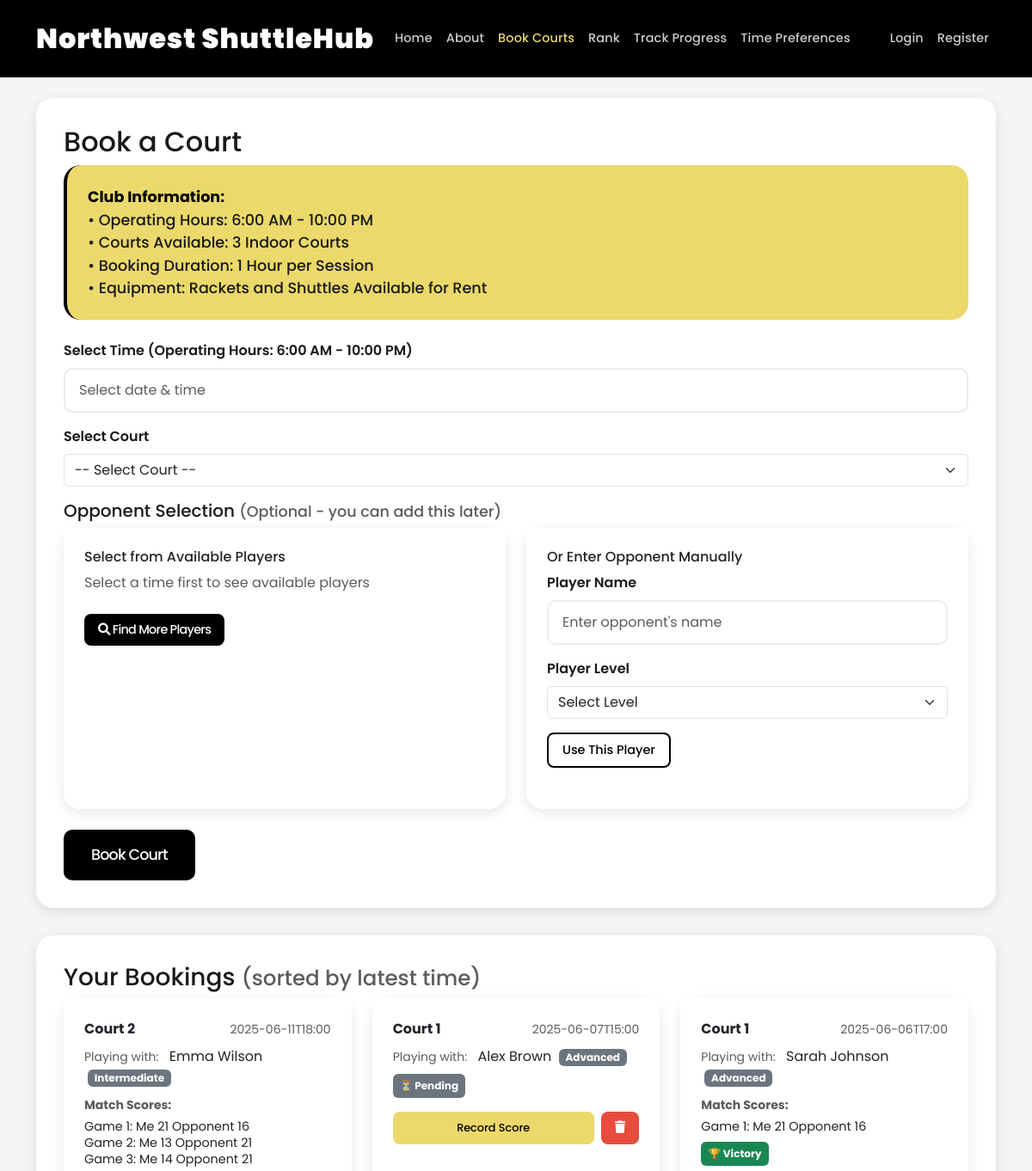
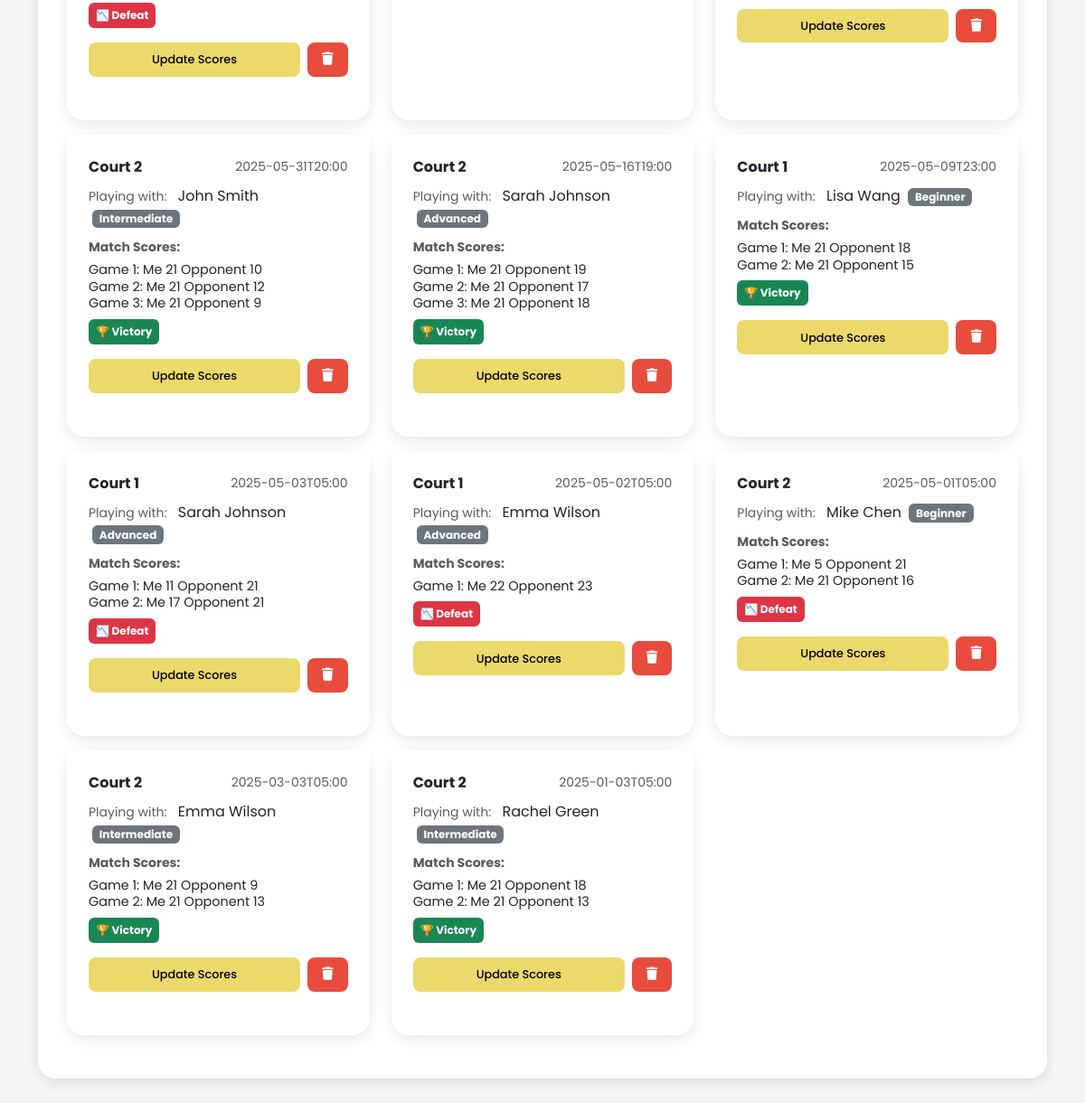
/book-courts, run on the app's committed database (2 pictures, top to bottom).
### tables this page shows
CREATE TABLE bookings (
                id INTEGER PRIMARY KEY AUTOINCREMENT,
                court TEXT NOT NULL,
                time TEXT NOT NULL,
                result TEXT DEFAULT ''
            , matched_player TEXT, matched_player_level TEXT, user_id INTEGER REFERENCES users(id), scores TEXT);

### app.py (the view, shortened to what this page needs)
@app.route('/book-courts', methods=['GET', 'POST'])
def book_courts():
    db = get_db()
    now = datetime.now().strftime("%Y-%m-%dT%H:%M")
    bookings = db.execute('SELECT * FROM bookings ORDER BY datetime(time) DESC').fetchall()
    return render_template('book_courts.html', bookings=bookings, now=now)

### app.py (called while the page is built)
def get_db():
    db = getattr(g, '_database', None)
    if db is None:
        db = g._database = sqlite3.connect(DATABASE)
        db.row_factory = sqlite3.Row  # 让结果支持 dict-like 访问
    return db

@app.teardown_appcontext
def close_connection(exception):
    db = getattr(g, '_database', None)
    if db:
        db.close()

@app.before_request
def load_logged_in_user():
    user_id = session.get('user_id')
    if user_id is None:
        g.user = None
    else:
        g.user = get_db().execute(
            'SELECT * FROM users WHERE id = ?', (user_id,)
        ).fetchone()

### templates/book_courts.html (shortened to what this page needs)
<!DOCTYPE html>
<html lang="en">
<head>
    <link href="https://cdn.jsdelivr.net/npm/bootstrap@5.3.0/dist/css/bootstrap.min.css" rel="stylesheet">
    <link href="https://cdn.jsdelivr.net/npm/flatpickr/dist/flatpickr.min.css" rel="stylesheet"/>
    <link rel="stylesheet" href="https://cdnjs.cloudflare.com/ajax/libs/font-awesome/6.0.0/css/all.min.css">
</head>
<body>
    <nav class="navbar navbar-expand-lg navbar-dark">
        <div class="container">
            <a class="navbar-brand" href="{{ url_for('home') }}">Northwest ShuttleHub</a>
            <div class="collapse navbar-collapse" id="navbarNav">
                <ul class="navbar-nav me-auto">
                    <li class="nav-item">
                        <a class="nav-link" href="{{ url_for('home') }}">Home</a>
                    </li>
                    <li class="nav-item">
                        <a class="nav-link" href="{{ url_for('about') }}">About</a>
                    </li>
                    <li class="nav-item">
                        <a class="nav-link active" href="{{ url_for('book_courts') }}">Book Courts</a>
                    </li>
                    <li class="nav-item">
                        <a class="nav-link" href="{{ url_for('rank') }}">Rank</a>
                    </li>
                    <li class="nav-item">
                        <a class="nav-link" href="{{ url_for('track_progress') }}">Track Progress</a>
                    </li>
                    <li class="nav-item">
                        <a class="nav-link" href="{{ url_for('time_preferences') }}">Time Preferences</a>
                    </li>
                </ul>
                <ul class="navbar-nav">
                    {% if g.user %}
                    <li class="nav-item">
                        <span class="nav-link">Welcome, {{ g.user['username'] }}</span>
                    </li>
                    <li class="nav-item">
                        <a class="nav-link" href="{{ url_for('logout') }}">Logout</a>
                    </li>
                    {% else %}
                    <li class="nav-item">
                        <a class="nav-link" href="{{ url_for('login') }}">Login</a>
                    </li>
                    <li class="nav-item">
                        <a class="nav-link" href="{{ url_for('register') }}">Register</a>
                    </li>
                    {% endif %}
                </ul>
            </div>
        </div>
    </nav>
    <div class="container mt-4">
        <div class="row">
            <div class="col-lg-12">
                <div class="booking-container">
                    <h2>Book a Court</h2>
                    <div class="club-info">
                        <strong>Club Information:</strong><br>
                        • Operating Hours: 6:00 AM - 10:00 PM<br>
                        • Courts Available: 3 Indoor Courts<br>
                        • Booking Duration: 1 Hour per Session<br>
                        • Equipment: Rackets and Shuttles Available for Rent
                    </div>
                    <form method="POST">
                        <div class="mb-3">
                            <label for="time" class="form-label">Select Time (Operating Hours: 6:00 AM - 10:00 PM)</label>
                            <input type="text" id="timePicker" class="form-control" placeholder="Select date & time" required>
                        </div>
                        <div class="mb-3">
                            <label for="court" class="form-label">Select Court</label>
                            <select id="court" name="court" class="form-select" required>
                                <option value="">-- Select Court --</option>
                            </select>
                        </div>
                        <div class="mb-4" id="playerSelectionSection">
                            <h5>Opponent Selection <small class="text-muted">(Optional - you can add this later)</small></h5>
                            <div class="row">
                                <div class="col-md-6">
                                    <div class="card h-100">
                                        <div class="card-body">
                                            <h6 class="card-title">Select from Available Players</h6>
                                            <div id="availablePlayersContainer">
                                                <p class="text-muted">Select a time first to see available players</p>
                                            </div>
                                            <button type="button" class="btn btn-primary btn-sm mt-2" onclick="openPlayerFinderModal()">
                                                <i class="fas fa-search"></i> Find More Players
                                            </button>
                                        </div>
                                    </div>
                                </div>
                                <div class="col-md-6">
                                    <div class="card h-100">
                                        <div class="card-body">
                                            <h6 class="card-title">Or Enter Opponent Manually</h6>
                                            <div class="mb-3">
                                                <label for="manualPlayerName" class="form-label">Player Name</label>
                                                <input type="text" id="manualPlayerName" class="form-control" placeholder="Enter opponent's name">
                                            </div>
                                            <div class="mb-3">
                                                <label for="manualPlayerLevel" class="form-label">Player Level</label>
                                                <select id="manualPlayerLevel" class="form-select">
                                                    <option value="">Select Level</option>
                                                </select>
                                            </div>
                                            <button type="button" class="btn btn-outline-primary btn-sm" onclick="setManualPlayer()">
                                                Use This Player
                                            </button>
                                        </div>
                                    </div>
                                </div>
                            </div>
                        </div>
                        <button type="submit" class="btn btn-primary">Book Court</button>
                    </form>
                </div>
                <div class="booking-container">
                    <h3>Your Bookings <small class="text-muted">(sorted by latest time)</small></h3>
                    <div class="row">
                        {% for booking in bookings %}
                            <div class="col-md-6 col-lg-4 mb-3">
                                <div class="card h-100">
                                    <div class="card-body">
                                        <div class="d-flex justify-content-between align-items-center mb-2">
                                            <strong>{{ booking.court }}</strong>
                                            <span class="text-muted small">{{ booking.time }}</span>
                                        </div>
                                        {% if booking.matched_player %}
                                        <div class="matched-player-info mb-2">
                                            <small class="text-muted">Playing with:</small>
                                            <span class="ms-2">{{ booking.matched_player }}</span>
                                            {% if booking.matched_player_level %}
                                                <span class="badge bg-secondary ms-1">{{ booking.matched_player_level }}</span>
                                            {% endif %}
                                        </div>
                                        {% else %}
                                        <div class="mb-2">
                                            <small class="text-muted">
                                                <i class="fas fa-user-plus"></i> No opponent selected yet
                                            </small>
                                        </div>
                                        {% endif %}
                                        {% if booking.scores %}
                                        <div class="mb-2">
                                            <small class="text-muted"><strong>Match Scores:</strong></small>
                                            <div class="scores-display mt-1" style="font-size: 0.9rem; line-height: 1.3;">
                                                {{ booking.scores | safe }}
                                            </div>
                                        </div>
                                        {% endif %}
                                        <div class="d-flex justify-content-between align-items-center mb-3">
                                            <span class="badge {% if booking.result == 'win' %}bg-success{% elif booking.result == 'loss' %}bg-danger{% else %}bg-secondary{% endif %} p-2">
                                                {% if booking.result == 'win' %}
                                                    🏆 Victory
                                                {% elif booking.result == 'loss' %}
                                                    📉 Defeat
                                                {% else %}
                                                    ⏳ Pending
                                                {% endif %}
                                            </span>
                                        </div>
                                        <div class="d-flex justify-content-between gap-2">
                                            <button class="btn btn-info btn-sm btn-score flex-fill" onclick="openScoreModal('{{ booking.id }}')">
                                                {% if booking.scores %}Update Scores{% else %}Record Score{% endif %}
                                            </button>
                                            <button class="btn btn-danger btn-sm" onclick="confirmDelete('{{ booking.id }}', '{{ booking.court }}', '{{ booking.time }}')" title="Delete Booking">
                                                <i class="fas fa-trash"></i>
                                            </button>
                                        </div>
                                    </div>
                                </div>
                            </div>
                        {% else %}
                            <div class="col-12">
                                <p class="text-muted">No bookings yet.</p>
                            </div>
                        {% endfor %}
                    </div>
                </div>
            </div>
        </div>
    </div>
</body>
</html>

### templates/book_courts.html (style rules this page uses)
:root { --primary-color: #EBD96B; --secondary-color: #000000; --light-bg: #FFFFFF; --dark-text: #191919; --gray-text: #7F7F7F; --light-gray: #F4F6F5; }
body { font-family: 'Poppins', sans-serif; background-color: var(--light-gray); color: var(--dark-text); }
.navbar { background-color: var(--secondary-color); padding: 1rem 0; }
.navbar-brand { color: var(--light-bg) !important; font-size: 2rem; font-weight: 900; letter-spacing: 0.03em; }
.nav-link { color: rgba(255, 255, 255, 0.8) !important; transition: color 0.3s ease; font-weight: 500; font-size: 0.9rem; letter-spacing: 0.01em; }
.nav-link.active { color: var(--primary-color) !important; }
.booking-container { background: var(--light-bg); padding: 2rem; border-radius: 20px; box-shadow: 0 4px 15px rgba(0,0,0,0.1); margin-bottom: 2rem; }
.btn-primary { background-color: var(--secondary-color); border: none; padding: 1rem 2rem; border-radius: 10px; font-weight: 500; font-size: 1.1rem; letter-spacing: -0.05em; color: var(--light-bg); }
.btn-danger { background-color: #e74c3c; border: none; padding: 0.75rem 1.25rem; border-radius: 10px; font-weight: 500; font-size: 0.95rem; color: var(--light-bg); }
.btn-info { background-color: var(--primary-color); border: none; padding: 0.75rem 1.25rem; border-radius: 10px; font-weight: 500; font-size: 0.95rem; color: var(--secondary-color); }
.btn-outline-primary { color: var(--secondary-color); border-color: var(--secondary-color); border-width: 2px; padding: 0.75rem 1.25rem; border-radius: 10px; font-weight: 500; font-size: 0.95rem; }
.btn-sm { padding: 0.5rem 1rem; font-size: 0.9rem; border-radius: 8px; }
.btn-score { font-size: 0.8rem; }
.club-info { font-family: 'Poppins', sans-serif; font-size: 1.1rem; font-weight: 500; color: var(--dark-text); margin-bottom: 1.5rem; padding: 1.5rem; background-color: var(--primary-color); border-radius: 20px; border-left: 4px solid var(--secondary-color); }
.club-info strong { font-weight: 700; color: var(--secondary-color); }
.form-control { border-radius: 10px; border: 2px solid #e9ecef; font-family: 'Poppins', sans-serif; font-weight: 400; font-size: 1rem; padding: 0.75rem 1rem; }
.form-label { font-weight: 600; color: var(--dark-text); margin-bottom: 0.5rem; }
.card { border: none; border-radius: 20px; box-shadow: 0 4px 15px rgba(0,0,0,0.1); margin-bottom: 1.5rem; }
.card-body { padding: 1.5rem; background-color: var(--light-bg); border-radius: 0 0 20px 20px; }

### data on the page
bookings: court "Court 2", time "2025-06-11T18:00", matched_player "Emma Wilson", matched_player_level "Intermediate", scores "Game 1: Me 21 Opponent 16 Game 2: Me 13 Opponent 21 Game 3: Me 14 Opponent 21", result "📉 Defeat", shows "Update Scores"
bookings: court "Court 1", time "2025-06-07T15:00", matched_player "Alex Brown", matched_player_level "Advanced", result "⏳ Pending", scores "Record Score"
bookings: court "Court 1", time "2025-06-06T17:00", matched_player "Sarah Johnson", matched_player_level "Advanced", scores "Game 1: Me 21 Opponent 16", result "🏆 Victory", shows "Update Scores"
bookings: court "Court 2", time "2025-05-31T20:00", matched_player "John Smith", matched_player_level "Intermediate", scores "Game 1: Me 21 Opponent 10 Game 2: Me 21 Opponent 12 Game 3: Me 21 Opponent 9", result "🏆 Victory", shows "Update Scores"
bookings: court "Court 2", time "2025-05-16T19:00", matched_player "Sarah Johnson", matched_player_level "Advanced", scores "Game 1: Me 21 Opponent 19 Game 2: Me 21 Opponent 17 Game 3: Me 21 Opponent 18", result "🏆 Victory", shows "Update Scores"
bookings: court "Court 1", time "2025-05-09T23:00", matched_player "Lisa Wang", matched_player_level "Beginner", scores "Game 1: Me 21 Opponent 18 Game 2: Me 21 Opponent 15", result "🏆 Victory", shows "Update Scores"
bookings: court "Court 1", time "2025-05-03T05:00", matched_player "Sarah Johnson", matched_player_level "Advanced", scores "Game 1: Me 11 Opponent 21 Game 2: Me 17 Opponent 21", result "📉 Defeat", shows "Update Scores"
bookings: court "Court 1", time "2025-05-02T05:00", matched_player "Emma Wilson", matched_player_level "Advanced", scores "Game 1: Me 22 Opponent 23", result "📉 Defeat", shows "Update Scores"
bookings: court "Court 2", time "2025-05-01T05:00", matched_player "Mike Chen", matched_player_level "Beginner", scores "Game 1: Me 5 Opponent 21 Game 2: Me 21 Opponent 16", result "📉 Defeat", shows "Update Scores"
bookings: court "Court 2", time "2025-03-03T05:00", matched_player "Emma Wilson", matched_player_level "Intermediate", scores "Game 1: Me 21 Opponent 9 Game 2: Me 21 Opponent 13", result "🏆 Victory", shows "Update Scores"
bookings: court "Court 2", time "2025-01-03T05:00", matched_player "Rachel Green", matched_player_level "Intermediate", scores "Game 1: Me 21 Opponent 18 Game 2: Me 21 Opponent 13", result "🏆 Victory", shows "Update Scores"
